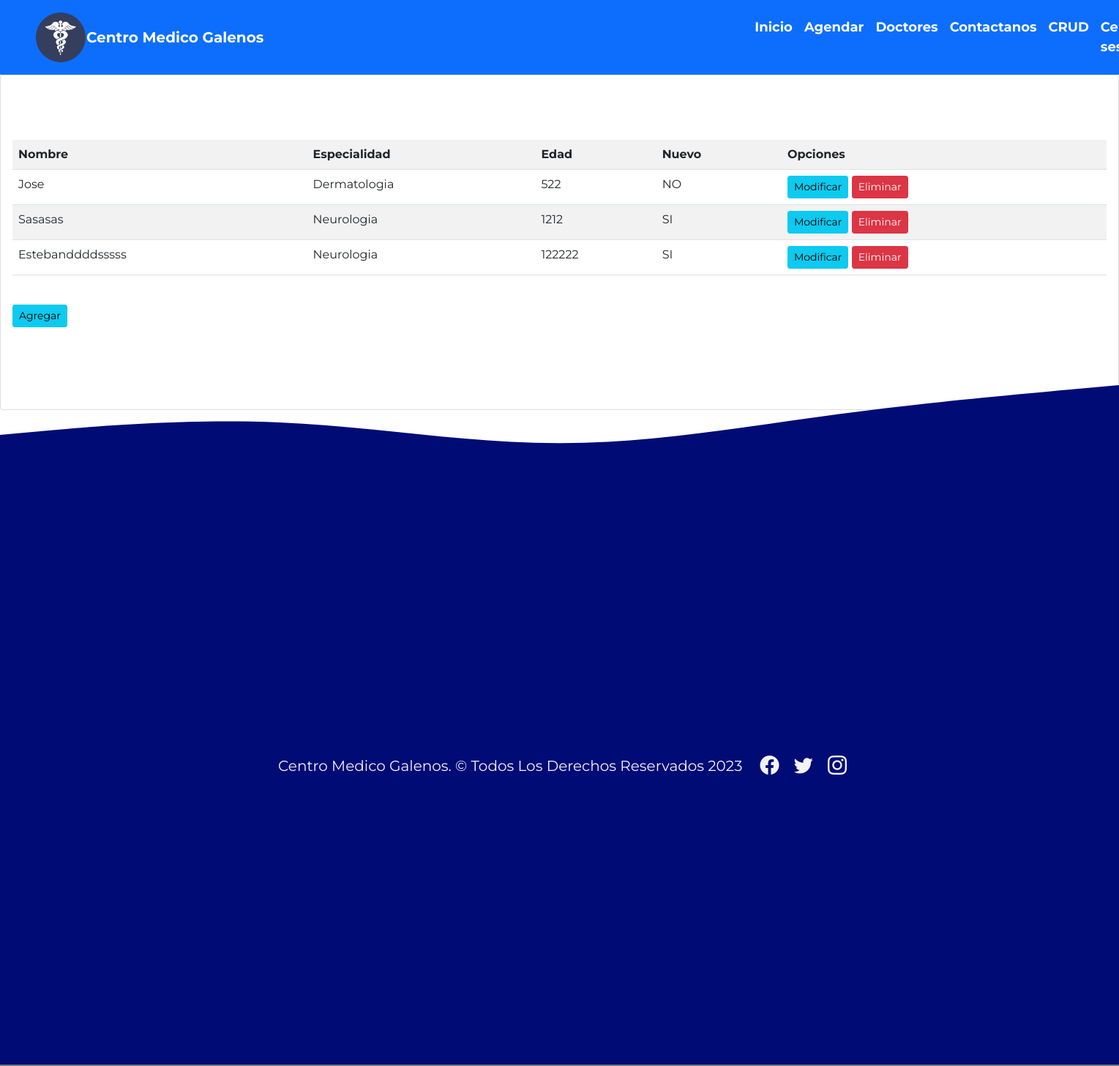
The app's page /listar/ (signed in), older data.
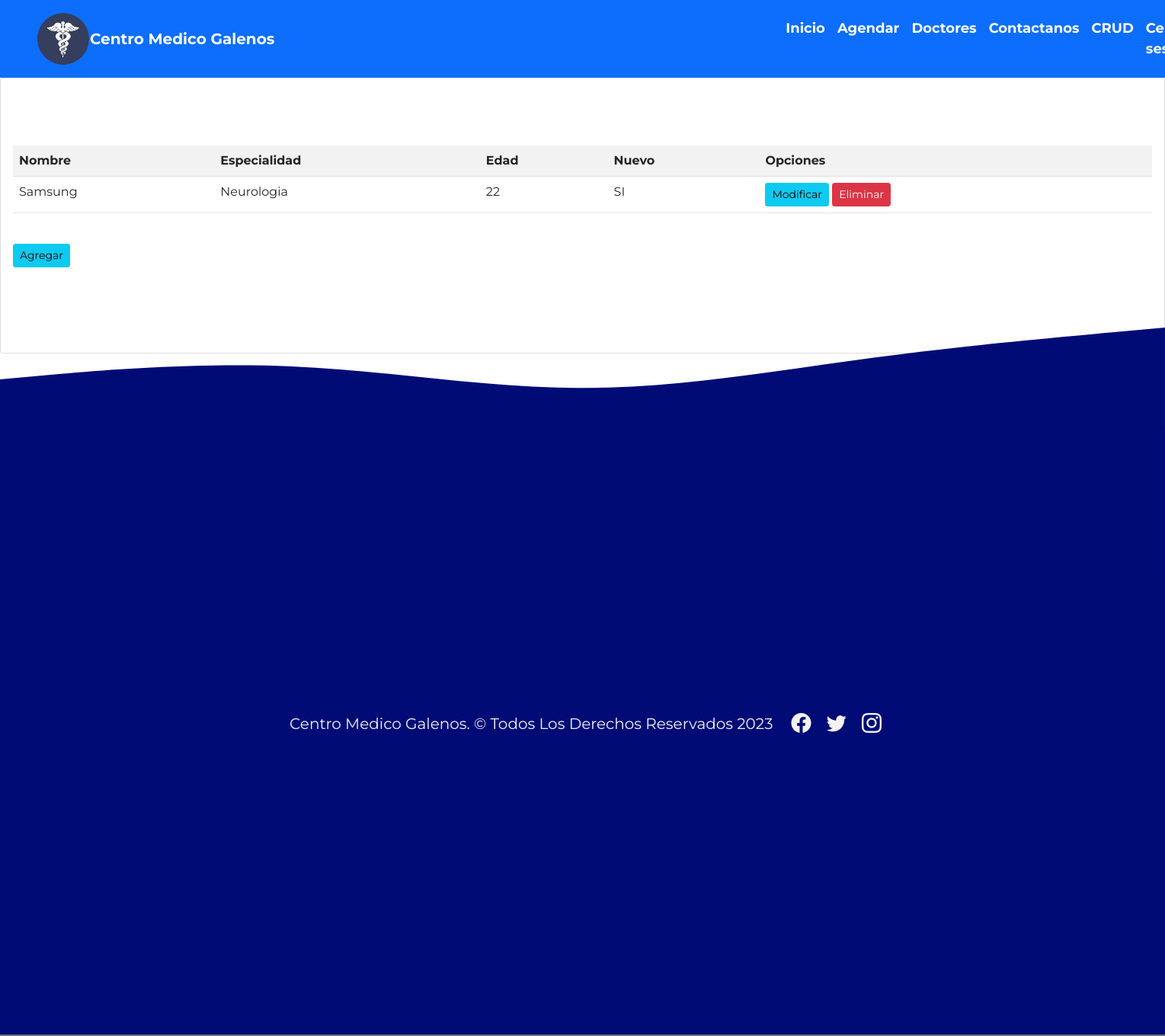
The same page, newer data.
### app/models.py (models this page shows, shortened)
class Doctor(models.Model):
    nombre = models.CharField(max_length=50)
    edad = models.IntegerField()
    descripcion = models.TextField()
    nuevo = models.BooleanField()
    especialidad = models.ForeignKey(Especialidad, on_delete=models.PROTECT)
    fechas = models.DateField()
    imagen = models.ImageField(upload_to="docs",null=True)

class Especialidad(models.Model):
    especialidad = models.CharField(max_length=50)
    def __str__(self):
        return self.especialidad

### app/views.py (the view)
# urls.py: path('listar/', listar,name="listar"),
@permission_required('app.view_docs')
def listar (request):
    doctores = Doctor.objects.all()
    data ={
        'doctores' : doctores
    }
    return render(request,'app/docs/listar.html',data)

### app/templates/app/docs/listar.html (shortened to what this page needs)
{% extends 'app/base.html' %}
{% load static %}
{% block contenido %}
<div class="card">
    <div class="card-body">
        <br>
        <br>
        <br>
        <table class="table table-striped table-hover table-responsive-sm">
            <tr>
                <th>Nombre</th>
                <th>Especialidad</th>
                <th>Edad</th>
                <th>Nuevo</th>
                <th>Opciones</th>
            </tr>
            {% for d in doctores  %}
                <tr>
                    <td> {{ d.nombre | title }} </td>
                    <td> {{ d.especialidad }} </td>
                    <td> {{ d.edad }}  </td>
                    <td>
                        {% if d.nuevo == True %}
                        SI
                        {% else %}
                        NO
                        {% endif %} </td>
                    <td>
                        <a href="{% url 'modificar' d.id %}" class="btn btn-info btn-sm">Modificar</a>
                        <a href="#" onclick="eliminarDoc({{ d.id }})" class="btn btn-danger btn-sm">Eliminar</a>
                    </td>
                </tr>
            {% endfor  %}
        </table>
        <br>
        <a href="{% url 'agregar' %}" class="btn btn-info btn-sm">Agregar</a>
        <br>
        <br>
        <br>
        <br>
        <br>
    </div>
</div>
{% endblock %}

Row changes from the older to the newer data that the page shows:
removed Doctor: nombre "Jose", especialidad "Dermatologia", edad "522", nuevo "NO"
removed Doctor: nombre "Sasasas", especialidad "Neurologia", edad "1212", nuevo "SI"
removed Doctor: nombre "Estebanddddsssss", especialidad "Neurologia", edad "122222", nuevo "SI"
added Doctor: nombre "Samsung", especialidad "Neurologia", edad "22", nuevo "SI"
